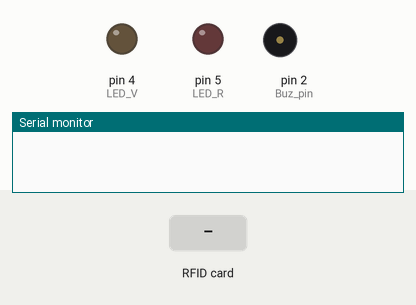
This sketch was run on a simulated Arduino Uno, built with avr-gcc and run on an emulated ATmega328P. Parts: output pins drawn as LEDs (lit = HIGH), buzzer (waves = sounding), the last lines printed to the serial monitor. The test bench sets the inputs (shaded band). Pins used as bus, display or sensor lines are not drawn.

Above: at 1.2 s.
1.3 s: RFID card E3 F7 DD 24 held to the reader
At 1.9 s:
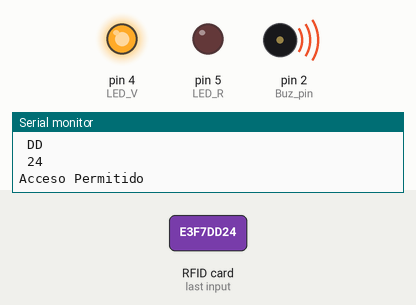
2.8 s: RFID card 5E 7A 19 C4 held to the reader
At 6.3 s:
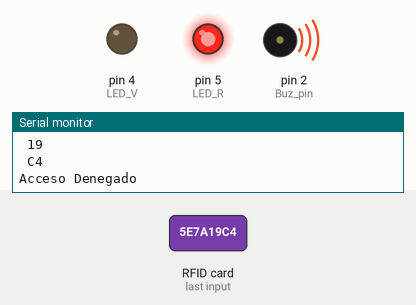
Timing chart, 0 to 8.8 s (numbered marks = the images above; inputs shaded):
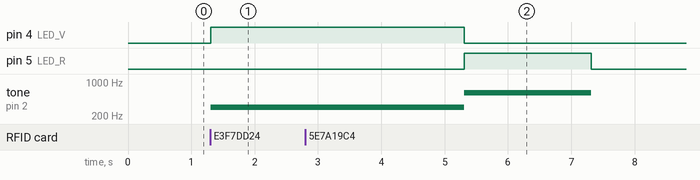

The sketch:

Practica4.ino
```cpp
#include <SPI.h>
#include <MFRC522.h>

#define RST_pin 9
#define SDA_pin 10
#define LED_V 4
#define LED_R 5
#define Buz_pin 2

MFRC522 ident (SDA_pin, RST_pin);
MFRC522::MIFARE_Key key;

byte tag1[4] = {0xE3, 0xF7, 0xDD, 0x24};
byte tag2[4] = {};

byte tagAc[4];

void setup() {
  Serial.begin (9600);
  while (!Serial);
  SPI.begin();
  ident.PCD_Init();

  pinMode (LED_V, OUTPUT);
  pinMode (LED_R, OUTPUT);
  pinMode (Buz_pin, OUTPUT);
}

void loop() {
  if (ident.PICC_IsNewCardPresent()){
    if (ident.PICC_ReadCardSerial()){
      //Serial.print(F("Card UID: "));
      dump_byte_array(ident.uid.uidByte, ident.uid.size);

      digitalWrite (LED_V, LOW);
      digitalWrite (LED_R, LOW);
      noTone (Buz_pin);
    }
  }
}

bool compararArray(byte Array1[], byte Array2[]){
  if (Array1[0] != Array2[0]) return(false);
  if (Array1[1] != Array2[1]) return(false);
  if (Array1[2] != Array2[2]) return(false);
  if (Array1[3] != Array2[3]) return(false);
  return (true);
}

void dump_byte_array(byte *buffer, byte bufferSize){
  for (byte i = 0; i < bufferSize; i++){
    Serial.print (buffer [i] < 0x10 ? "0" : " ");
    Serial.println (buffer[i], HEX);
    tagAc[i] = buffer[i];
  }
  if (compararArray(tagAc, tag1)){
    Serial.println ("Acceso Permitido");
    digitalWrite (LED_V, HIGH);
    tone (Buz_pin, 300);
    delay (4000);
  }
  else {
    Serial.println ("Acceso Denegado");
    digitalWrite (LED_R, HIGH);
    tone (Buz_pin, 600);
    delay (2000);
  }
}
```

Measured:
- after the input at 1.3 s, pin 4 (LED_V): LOW → HIGH at once; tone on pin 2 (Buz_pin): silent → 300 Hz at once
- after the input at 2.8 s, pin 5 (LED_R): LOW → HIGH after 2.5 s, → LOW 2.0 s later; tone on pin 2 (Buz_pin): 300 Hz → 600 Hz after 2.5 s, → silent 2.0 s later
